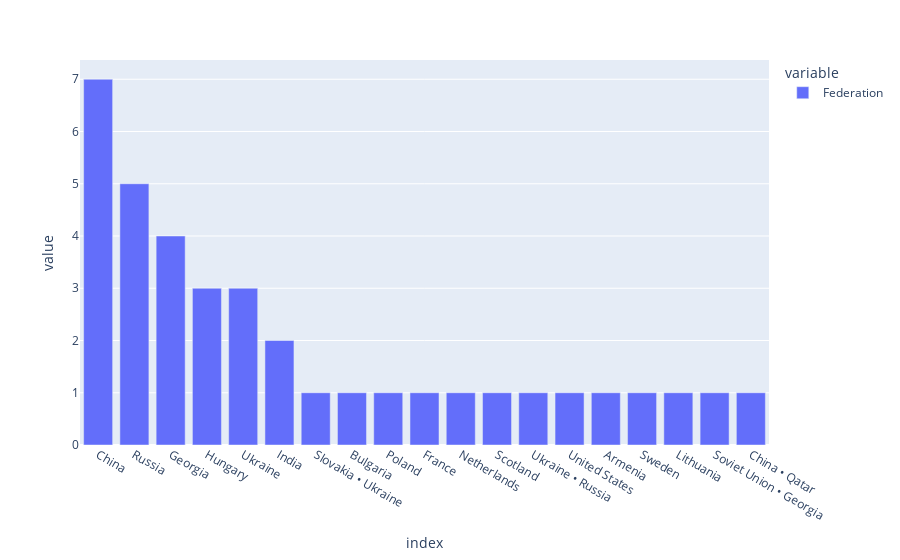

Notebook code cell kept with this figure:
### Code cell
fig = px.bar(f['Federation'].value_counts())
fig.show()

### Figure 1 — Plotly figure (JSON) as saved in the notebook; plotly's stock layout.template omitted (floating-point values rounded to 4 significant figures)
{"data": [{"alignmentgroup": "True", "hovertemplate": "variable=Federation<br>index=%{x}<br>value=%{y}<extra></extra>", "legendgroup": "Federation", "marker": {"color": "#636efa", "pattern": {"shape": ""}}, "name": "Federation", "offsetgroup": "Federation", "orientation": "v", "showlegend": true, "textposition": "auto", "type": "bar", "x": ["China", "Russia", "Georgia", "Hungary", "Ukraine", "India", "Slovakia • Ukraine", "Bulgaria", "Poland", "France", "Netherlands", "Scotland", "Ukraine • Russia", "United States", "Armenia", "Sweden", "Lithuania", "Soviet Union • Georgia", "China • Qatar"], "xaxis": "x", "y": [7, 5, 4, 3, 3, 2, 1, 1, 1, 1, 1, 1, 1, 1, 1, 1, 1, 1, 1], "yaxis": "y"}], "layout": {"barmode": "relative", "legend": {"title": {"text": "variable"}, "tracegroupgap": 0}, "margin": {"t": 60}, "xaxis": {"anchor": "y", "domain": [0, 1], "title": {"text": "index"}}, "yaxis": {"anchor": "x", "domain": [0, 1], "title": {"text": "value"}}}}
